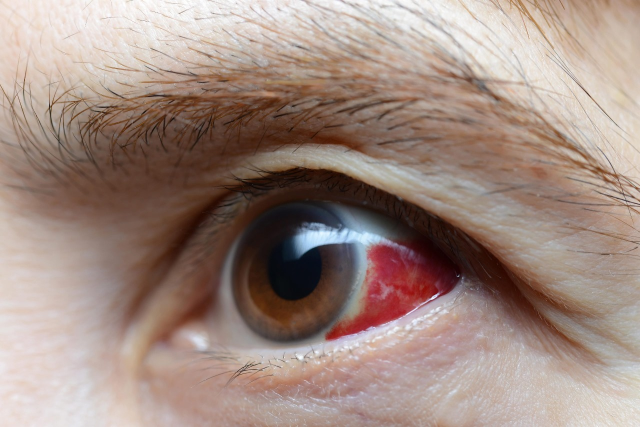
#> input picture eye2.jpg, 1280 x 854 px, found by its file name (shown at 1/2 size)
$ python app6.py
#> lines starting #> are read from the running program, lines starting #| are printed output that depends on the picture
import cv2
import numpy as np
from sklearn.cluster import KMeans

# Step 1: Load and Preprocess the Images
def load_image(image_path):
#> called with image_path = 'D:\\Bm-hack\\pr-2\\eye2.jpg'
    image = cv2.imread(image_path)
#> image is the input picture: shape (854, 1280, 3); mean B, G, R 129.7, 138.8, 159.8
    if image is None:
        raise ValueError(f"Image at path {image_path} could not be loaded.")
    return cv2.cvtColor(image, cv2.COLOR_BGR2RGB)

# Step 2: Segment the Images
def segment_image(image, segment_coordinates):
#> called with segment_coordinates = (50, 200, 300, 100)
    height, width, _ = image.shape  # Get image dimensions
#> height = 854; width = 1280
    x, y, w, h = segment_coordinates

    # Ensure valid width and height
    if w <= 0 or h <= 0:
        raise ValueError("Invalid segmentation dimensions: width and height must be greater than zero.")

    # Adjust coordinates to fit within image dimensions
    if x < 0:
        x = 0
    if y < 0:
        y = 0
    if x + w > width:
        w = width - x
    if y + h > height:
        h = height - y

    # Ensure a minimum region size to avoid zero or very small regions
    min_size = 10  # Minimum size for height and width
    if w < min_size:
        w = min_size if x + min_size <= width else width - x
    if h < min_size:
        h = min_size if y + min_size <= height else height - y

    return image[y:y + h, x:x + w]
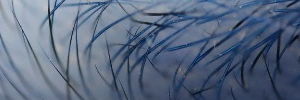
#> returned value: shape (100, 300, 3); mean of channels 0, 1, 2 129.8, 106, 91.1; drawn as B, G, R

# Step 3: Extract Dominant Colors using K-Means
def extract_dominant_color(image, k=3):
    pixels = image.reshape(-1, 3)

    if len(pixels) == 0:
        raise ValueError("Segmented image contains no pixels. Check the segment coordinates.")

    kmeans = KMeans(n_clusters=k, random_state=42)
    kmeans.fit(pixels)

    return kmeans.cluster_centers_

# Step 4: Compare to Predefined Color Ranges and Find Closest Match with Stages
def classify_color(test_color):
    r, g, b = test_color

    # Define expanded color ranges with stages for urine analysis
    color_ranges = {
        "Pale Yellow": {
            "stages": {
                "initial": {
                    "range": [(230, 255), (230, 255), (190, 230)],
                    "disease": "Well Hydrated",
                    "message": "Hydration is adequate.",
                    "suggestion": "Maintain hydration levels.",
                    "protein": "Negative",
                    "albumin": "Negative",
                    "creatinine": "Normal"
                },
                "progression": {
                    "range": [(210, 229), (210, 229), (170, 189)],
                    "disease": "Mild Dehydration",
                    "message": "Hydration is slightly low.",
                    "suggestion": "Increase fluid intake.",
                    "protein": "Negative",
                    "albumin": "Negative",
                    "creatinine": "Normal"
                },
                "severe": {
                    "range": [(200, 209), (200, 209), (150, 169)],
                    "disease": "Severe Dehydration",
                    "message": "Risk of severe dehydration.",
                    "suggestion": "Seek medical advice.",
                    "protein": "Trace",
                    "albumin": "Trace",
                    "creatinine": "Normal"
                }
            }
        },
        "Dark Yellow": {
            "stages": {
                "initial": {
                    "range": [(190, 199), (180, 199), (100, 149)],
                    "disease": "Dehydration",
                    "message": "Initial signs of dehydration.",
                    "suggestion": "Increase water intake.",
                    "protein": "Trace",
                    "albumin": "Negative",
                    "creatinine": "Normal"
                },
                "progression": {
                    "range": [(160, 189), (120, 179), (70, 99)],
                    "disease": "Moderate Dehydration",
                    "message": "Dehydration progressing.",
                    "suggestion": "Increase water immediately.",
                    "protein": "Positive",
                    "albumin": "Negative",
                    "creatinine": "Normal"
                },
                "severe": {
                    "range": [(150, 159), (100, 119), (50, 69)],
                    "disease": "Severe Dehydration",
                    "message": "High risk of dehydration-related complications.",
                    "suggestion": "Seek urgent medical help.",
                    "protein": "Positive",
                    "albumin": "Positive",
                    "creatinine": "Elevated"
                }
            }
        }
        # Additional color ranges can be added here...
    }

    # Iterate over each color and stage, and check the test color
    for color_name, stages in color_ranges.items():
        for stage, properties in stages['stages'].items():
            low_r, high_r = properties['range'][0]
            low_g, high_g = properties['range'][1]
            low_b, high_b = properties['range'][2]

            # Check if the color is within the defined range
            if low_r <= r <= high_r and low_g <= g <= high_g and low_b <= b <= high_b:
                return color_name, stage, properties['disease'], properties['message'], properties['suggestion'], {
                    "protein": properties["protein"],
                    "albumin": properties["albumin"],
                    "creatinine": properties["creatinine"]
                }

    # Fallback case: If no exact match, assume general condition with metrics
    return "General Condition", "No progression available", "Mild Condition Detected", "Increase hydration and seek medical advice if symptoms persist.", "Monitor health regularly", {
        "protein": "Normal",
        "albumin": "Normal",
        "creatinine": "Normal"
    }

# Main process
def urine_color_analysis(image_path, segment_coords):
    # Load and segment the image
    test_image = load_image(image_path)
    test_strip = segment_image(test_image, segment_coords)

    # Extract dominant color
    test_color = extract_dominant_color(test_strip, k=1)[0]
#> test_color = [129.8, 106, 91.11]
    test_color = [int(c) for c in test_color]  # Round color values to integers
#> test_color = [129, 106, 91]

    # Classify the color
    color_name, stage, disease, message, suggestion, metrics = classify_color(test_color)
#> in classify_color, `r, g, b = test_color`: r = 129; g = 106; b = 91
#> color_name = 'General Condition'; stage = 'No progression available'; disease = 'Mild Condition Detected'; suggestion = 'Monitor health regularly'; metrics = {'protein': 'Normal', 'albumin': 'Normal', 'creatinine': 'Normal'}

    # Output the result in the terminal
    print(f"RGB Value: {test_color}")
#| RGB Value: [129, 106, 91]
    print(f"Associated Disease: {disease}")
#| Associated Disease: Mild Condition Detected
    print(f"Suggestion: {suggestion}")
#| Suggestion: Monitor health regularly
    print(f"Protein: {metrics['protein']}")
#| Protein: Normal
    print(f"Albumin: {metrics['albumin']}")
#| Albumin: Normal
    print(f"Creatinine: {metrics['creatinine']}")
#| Creatinine: Normal
    print(f"Disease Progression: {stage} Stage")
#| Disease Progression: No progression available Stage

# Example usage
if __name__ == "__main__":
    # Path to the image
    image_path = r"D:\Bm-hack\pr-2\eye2.jpg" # Update with the actual path to your image

    # Define the region for segmentation (x, y, width, height)
    segment_coords = (50, 200, 300, 100)  # Adjust these coordinates as needed

    # Perform the analysis and print the output
    urine_color_analysis(image_path, segment_coords)

$ run again, with eye1.jpg copied over eye2.jpg
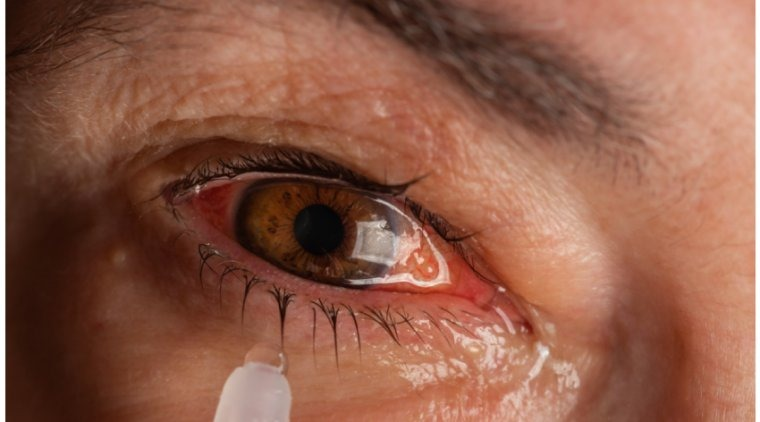
#> input picture eye1.jpg, 760 x 422 px, found by its file name
#> in load_image, image is the input picture: shape (422, 760, 3); mean B, G, R 73, 92.2, 143.3
#> in segment_image, `return image[y:y + h, x:x + w]`:
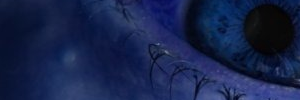
#> returned value: shape (100, 300, 3); mean of channels 0, 1, 2 74.5, 34.6, 22; drawn as B, G, R
#> in urine_color_analysis, `test_color = extract_dominant_color(test_strip, k=1)[0]`: test_color = [74.49, 34.61, 21.99]
#> in urine_color_analysis, `test_color = [int(c) for c in test_color]`: test_color = [74, 34, 21]
#> r = 74; g = 34; b = 21
#> color_name = 'General Condition'; stage = 'No progression available'; disease = 'Mild Condition Detected'; suggestion = 'Monitor health regularly'; metrics = {'protein': 'Normal', 'albumin': 'Normal', 'creatinine': 'Normal'}
#| RGB Value: [74, 34, 21]
#| Associated Disease: Mild Condition Detected
#| Suggestion: Monitor health regularly
#| Protein: Normal
#| Albumin: Normal
#| Creatinine: Normal
#| Disease Progression: No progression available Stage

$ run again, with eye3.jpg copied over eye2.jpg
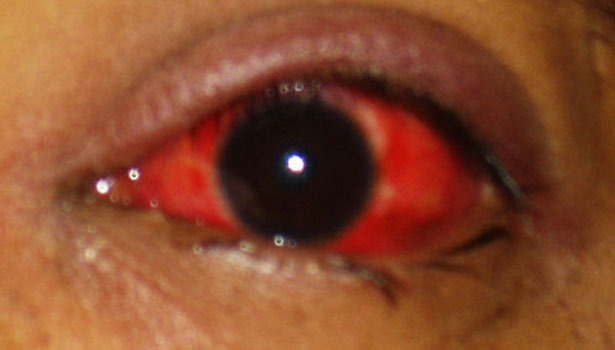
#> input picture eye3.jpg, 615 x 350 px, found by its file name
#> in load_image, image is the input picture: shape (350, 615, 3); mean B, G, R 43.9, 74.1, 135.9
#> in segment_image, `return image[y:y + h, x:x + w]`:
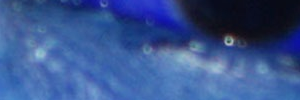
#> returned value: shape (100, 300, 3); mean of channels 0, 1, 2 143.2, 85, 55.9; drawn as B, G, R
#> in urine_color_analysis, `test_color = extract_dominant_color(test_strip, k=1)[0]`: test_color = [143.2, 84.97, 55.93]
#> in urine_color_analysis, `test_color = [int(c) for c in test_color]`: test_color = [143, 84, 55]
#> r = 143; g = 84; b = 55
#> color_name = 'General Condition'; stage = 'No progression available'; disease = 'Mild Condition Detected'; suggestion = 'Monitor health regularly'; metrics = {'protein': 'Normal', 'albumin': 'Normal', 'creatinine': 'Normal'}
#| RGB Value: [143, 84, 55]
#| Associated Disease: Mild Condition Detected
#| Suggestion: Monitor health regularly
#| Protein: Normal
#| Albumin: Normal
#| Creatinine: Normal
#| Disease Progression: No progression available Stage

$ run again, with Parent.jpg copied over eye2.jpg
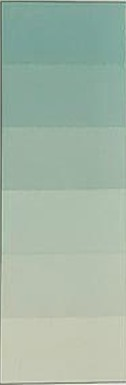
#> input picture Parent.jpg, 126 x 385 px, found by its file name
#> in load_image, image is the input picture: shape (385, 126, 3); mean B, G, R 166.6, 182.3, 162.4
#> in segment_image, `return image[y:y + h, x:x + w]`:
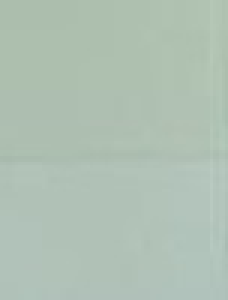
#> returned value: shape (100, 76, 3) (shown 3 times larger); mean of channels 0, 1, 2 179.7, 192.8, 175.3; drawn as B, G, R
#> in urine_color_analysis, `test_color = extract_dominant_color(test_strip, k=1)[0]`: test_color = [179.7, 192.8, 175.3]
#> in urine_color_analysis, `test_color = [int(c) for c in test_color]`: test_color = [179, 192, 175]
#> r = 179; g = 192; b = 175
#> color_name = 'General Condition'; stage = 'No progression available'; disease = 'Mild Condition Detected'; suggestion = 'Monitor health regularly'; metrics = {'protein': 'Normal', 'albumin': 'Normal', 'creatinine': 'Normal'}
#| RGB Value: [179, 192, 175]
#| Associated Disease: Mild Condition Detected
#| Suggestion: Monitor health regularly
#| Protein: Normal
#| Albumin: Normal
#| Creatinine: Normal
#| Disease Progression: No progression available Stage
